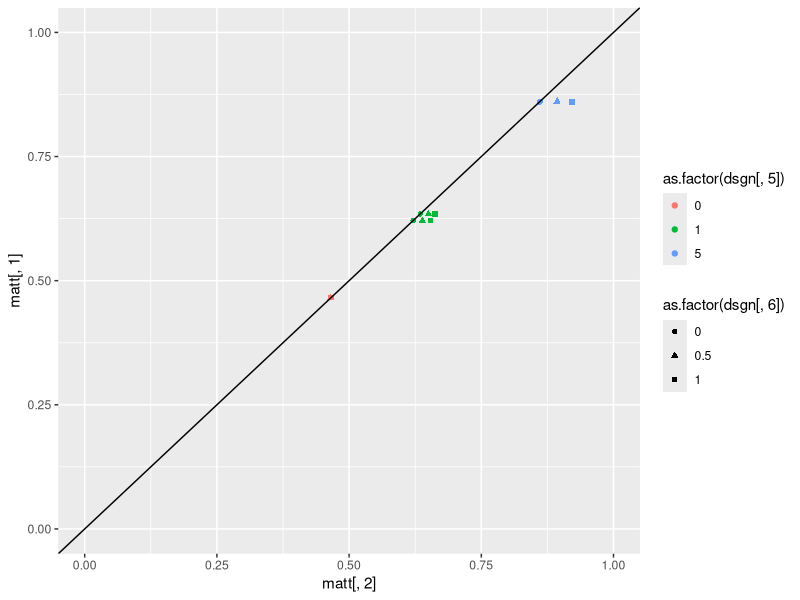
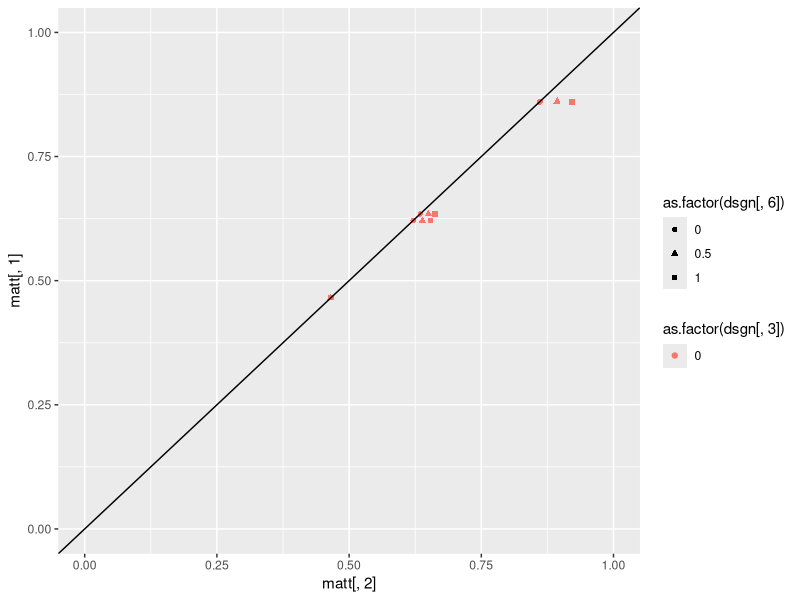

Write the R code that produced these figures, in order. (Note: this script raises an error after producing the figures.)
####
# This code sets determines how different parameter settings influence diff= P(y2=1|X1=X2=1)-P(y2=1|X1=X2=0)
#
#

# 1 to be determined
# 2 no effect (good at zero)
# 3 must be zero
# 4 ==0.5 (high)
# 5 ==2    (high)
# 6 ==0    (zero)
# 7 ==0.5 (high)

######################################################################## Design of experiment
lvls <- list(NA)

fixlev<-c(0,0.5)  # levels for not interesting parameters
#seqlev<-round(seq(0,4,0.3333),3)  # levels for  interesting parameters
seqlev<-c(0,1,2) # levels for  interesting parameters

lvls[[1]] <- c(0)  # violation

lvls[[2]] <- c(0, 1, 5)

lvls[[3]] <- c(0) 

lvls[[4]] <- c(0,1) 

lvls[[5]] <- c(0, 1, 5)

lvls[[6]] <-c(0, 0.5, 1)

lvls[[7]] <- c(0) # violation

lvls[[8]] <- c(0)

lvls[[9]] <- c(0)

lvls[[10]] <- c(0)

lvls[[11]] <- c(0,  1,  5)

interceptc<-(0)  # intercept for C1 and C2
intercepty<-(-1)   # intercept for Y1 and Y2
intercepth<-(-1)  #intercept for H
interceptz<-0.5
interceptx<-0.5

### factorial design
dsgn <- as.matrix(expand.grid(lvls[[1]], lvls[[2]], lvls[[3]], lvls[[4]], lvls[[5]], lvls[[6]], lvls[[7]], lvls[[8]], lvls[[9]], lvls[[10]], lvls[[11]]))
dim(dsgn)
dim(dsgn)[1]
######################################################################## 
### CALCULATE TRUE VALUES OF diff
				matt <- matrix(0, dim(dsgn)[1], 2)

for (i in c(1:dim(dsgn)[1])) {
truetheta11 <- 0
kk <- 1
individual <- matrix(0, 8, 8)

 myH<-0
 myZ<-0
 myX1<-1
 myX2<-1
    for (c2i in 0:1) {
        for (y1i in 0:1) {
            for (c1i in 0:1) {
                individual[kk, 1:3] <- c(y1i, c1i, c2i)
 
                # P(C1=1 or =0)
                pc1<-1/(1+exp(-(interceptc )))
                aa <- (as.numeric(c1i == 1) * (pc1) + as.numeric(c1i == 0) * (1-pc1))

                # P(Y1=1 or =0|C1,X1)
                py1<-1/(1+exp(-(intercepty + dsgn[i, 5]*c1i + dsgn[i, 3]*myX1 + dsgn[i, 8]*myH)))
                bb <- as.numeric(y1i == 1) * (py1) + as.numeric(y1i == 0) * (1 - py1)

                # P(C2=1 or =0|C1,X1)
                pc2<-(1/(1+exp(-(interceptc + dsgn[i, 4]*c1i + dsgn[i, 6]*myX1))))
                cc <- as.numeric(c2i == 1) * (pc2)  + as.numeric(c2i == 0)*(1-pc2)
                
                # P(Y2=1|C2,X2,Y1)
                dd <- (as.numeric(y1i == 1) * 1 + as.numeric(y1i == 0) * ( (1/(1+exp(-(intercepty+dsgn[i, 9]*myZ + dsgn[i, 5]*c2i + dsgn[i, 3]*myX2 + dsgn[i, 8]*myH)))) ))                

                individual[kk, 5:8] <- c(aa, bb, cc, dd)
		
                # Product
                individual[kk, 4] <- aa * bb * cc * dd
                truetheta11 <- truetheta11 + individual[kk, 4]   

                kk <- kk + 1
            }
        }
    }
    
    
    
    truetheta00<- 0
    kk <- 1
    individual <- matrix(0, 8, 8)
    myH<-0
    myZ<-0
    myX1<-0
    myX2<-0

    for (c2i in 0:1) {
        for (y1i in 0:1) {
            for (c1i in 0:1) {
                individual[kk, 1:3] <- c(y1i, c1i, c2i)
 
                # P(C1=1 or =0)
                pc1<-1/(1+exp(-(interceptc )))
                aa <- (as.numeric(c1i == 1) * (pc1) + as.numeric(c1i == 0) * (1-pc1))

                # P(Y1=1 or =0|C1,X1)
                py1<-1/(1+exp(-(intercepty + dsgn[i, 5]*c1i + dsgn[i, 3]*myX1 + dsgn[i, 8]*myH)))
                bb <- as.numeric(y1i == 1) * (py1) + as.numeric(y1i == 0) * (1 - py1)

                # P(C2=1 or =0|C1,X1)
                pc2<-(1/(1+exp(-(interceptc + dsgn[i, 4]*c1i + dsgn[i, 6]*myX1))))
                cc <- as.numeric(c2i == 1) * (pc2)  + as.numeric(c2i == 0)*(1-pc2)
                
                # P(Y2=1|C2,X2,Y1)
                dd <- (as.numeric(y1i == 1) * 1 + as.numeric(y1i == 0) * ( (1/(1+exp(-(intercepty+dsgn[i, 9]*myZ + dsgn[i, 5]*c2i + dsgn[i, 3]*myX2 + dsgn[i, 8]*myH)))) ))                

                individual[kk, 5:8] <- c(aa, bb, cc, dd)
            

                # Product
                individual[kk, 4] <- aa * bb * cc * dd
                truetheta00 <- truetheta00 + individual[kk, 4]
                
                kk <- kk + 1
            }
        }
    }
  
    matt[i, ] <- c(truetheta00, truetheta11)
    print(i/dim(dsgn)[1])
}
######################################################################## 

library(ggplot2)
# Marginal probabilities of y2:
colMeans(matt)

diff_theta<-round(matt[,2]-matt[,1],5)
summary(diff_theta)

plot1<-qplot(matt[,2],matt[,1],  color=as.factor(dsgn[,5]), shape=as.factor(dsgn[,6]), ylim=c(0,1), xlim=c(0,1))+geom_abline(slope=1,intercept=0)
plot2<-qplot(matt[,2],matt[,1],  color=as.factor(dsgn[,3]), shape=as.factor(dsgn[,6]), ylim=c(0,1), xlim=c(0,1))+geom_abline(slope=1,intercept=0)
grid.arrange(plot1, plot2, ncol=1)

# Plots of interest:

#Theta3 has noticiable effect
qplot(dsgn[,3]+(dsgn[,6])/20, diff_theta,  color=as.factor(dsgn[,5]), shape=as.factor(dsgn[,4]))

# Theta5 and Theta6 also have effect
qplot(dsgn[,5]+(dsgn[,6])/20, diff_theta,  color=as.factor(dsgn[,3]), shape=as.factor(dsgn[,4]))
qplot(dsgn[,6]+(dsgn[,5])/20, diff_theta,  color=as.factor(dsgn[,3]), shape=as.factor(dsgn[,4]))

######################################################################
mod1<-glm(diff_theta~dsgn[,c(1:7,11)] + .*.*.,data=data.frame(dsgn[,c(1:7,11)]), family="binomial")
summary(mod1)
summary(mod1)$coefficients[summary(mod1)$coefficients[,4]<0.99,]


######################################################################## 






######################################################################## 
ppp <- 1
est <- matrix(0, dim(dsgn)[1], 2)
kkk <- 1
result <- matrix(0, dim(dsgn)[1], 2)
numsim <- 50  ### number of datasets generated under each scenario
Bayesresult <- matrix(0, dim(dsgn)[1] * numsim, 8)
n <- 200  ### size of each dataset
#set.seed(13)  ### for reproducibility
seedlist <- sample(1:250000, size = numsim)

######################################################################## 
simdatasum<-matrix(0,dim(dsgn)[1],8)
colnames(simdatasum)<-c( "H",     "Z",    "C1",    "X1",    "C2",    "Y1",    "X2",    "Y2") 
for (i in c(1:dim(dsgn)[1])) {
    ### loop over datasets
    for (j in 1:numsim) {
        print(c(i, j))
print(        kkk/(dim(dsgn)[1] * numsim))
#        set.seed(seedlist[j])

        H <- rbinom(n, size = 1, prob = (1/(1+exp(-(intercepth)))) )
        Z<-rbinom(n, 1, (1/(1+exp(-(interceptz + dsgn[i, 10]*H)))) )
        C1 <- rbinom(n, size = 1, prob = (1/(1+exp(-(interceptc)))) )
        X1<- rbinom(n, 1, (1/(1+exp(-(interceptx + dsgn[i, 1]*C1 + dsgn[i, 2]*H)))) ) 
        C2 <-rbinom(n, 1, (1/(1+exp(-(interceptc + dsgn[i, 4]*C1 + dsgn[i, 6]*X1)))) )         
        Y1 <-rbinom(n, 1, (1/(1+exp(-(intercepty + dsgn[i, 5]*C1 + dsgn[i, 3]*X1 + dsgn[i, 8]*H)))) ) 
        X2 <-rbinom(n, 1, (1/(1+exp(-(interceptx + dsgn[i, 1]*C2  + dsgn[i, 2]*H + dsgn[i, 7]*Y1 + dsgn[i, 9]*Z + dsgn[i, 11]*X1)))) )
        Y2 <- rep(1, n)  
        Y2[Y1 == 0]<-rbinom(length(Y2[Y1 == 0]), 1, (1/(1+exp(-(intercepty + dsgn[i, 9]*Z + dsgn[i, 5]*C2 + dsgn[i, 3]*X2 + dsgn[i, 8]*H)))) )     
        simdata <- data.frame(H,Z,C1,X1,C2,Y1,X2,Y2)
simdatasum[i,]<-colMeans(simdata)
        print(colMeans(simdata))
        
        
####################################################################### 
# ## BAYESIAN APPROACH:  WITHOUT Y1, WITHOUT H (uniform priors):
        
        C1probB <- function( c1, nm = 1) {
            ss <- sum(simdata$C1)
            nn <- length(simdata$C1)
            pp <- (rbeta(nm, (ss + 1), (nn - ss + 1)))
            if (c1 == 0) {
                return(1 - as.numeric(pp))
            }
            if (c1 == 1) {
                return(as.numeric(pp))
            }
        }
        
        C2probB <- function(c2, c1, x1, nm = 1) {
            ss <- sum(simdata$C2[ simdata$C1 == c1 & simdata$X1 == x1])
            nn <- length(simdata$C2[ simdata$C1 == c1 & simdata$X1 == x1])
            pp <- (rbeta(nm, (ss + 1), (nn - ss + 1)))
            if (c2 == 0) {
                return(1 - as.numeric(pp))
            }
            if (c2 == 1) {
                return(as.numeric(pp))
            }
        }
        
        Y2probB <- function( y2, c1, c2, x1, x2, nm = 1) {
            ss <- sum(simdata$Y2[ simdata$C2 == c2 & simdata$X2 == x2 & simdata$C1 == c1 & simdata$X1 == x1])
            nn <- length(simdata$Y2[ simdata$C2 == c2 & simdata$X2 == x2 & simdata$C1 == c1 & 
                simdata$X1 == x1])
            pp <- (rbeta(nm, (ss + 1), (nn - ss + 1)))
            if (y2 == 0) {
                return(1 - as.numeric(pp))
            }
            if (y2 == 1) {
                return(as.numeric(pp))
            }
        }
        
        
        nB <- 200
        sumtheta11B <- 0
        sumtheta00B <- 0
        for (c2i in 0:1) {
            for (c1i in 0:1) {
                  
                  sumtheta11B <- sumtheta11B + C1probB( c1 = c1i, nm = nB) * 
                  C2probB(   c2 = c2i, c1 = c1i, x1 = 1, nm = nB) * 
                  Y2probB( y2 = 1, c1 = c1i, c2 = c2i, x1 = 1,  x2 = 1, nm = nB)
                  
                  sumtheta00B <- sumtheta00B + C1probB( c1 = c1i, nm = nB) * C2probB( 
                    c2 = c2i, c1 = c1i, x1 = 0, nm = nB) * Y2probB( y2 = 1, c1 = c1i, c2 = c2i, x1 = 0, 
                    x2 = 0, nm = nB)
                  
                }
            }

        
        sumtheta00Bvec_wY1_wH <- sumtheta00B
        sumtheta11Bvec_wY1_wH <- sumtheta11B


########################


# ################################################################
# ## BAYESIAN APPROACH WITH Y1 WITHOUT H (uniform priors):

C1probB<-function(c1,nm=1){
ss<-sum(simdata$C1)
nn<-length(simdata$C1)
pp<-(rbeta(nm,(ss+1),(nn-ss+1)))
if(c1==0){return(1-as.numeric(pp))}
if(c1==1){return(as.numeric(pp))}}

Y1probB<-function(y1,c1,x1,nm=1){
ss<-sum(simdata$Y1[simdata$X1==x1 & simdata$C1==c1])
nn<-length(simdata$Y1[simdata$X1==x1 & simdata$C1==c1])
pp<-(rbeta(nm,(ss+1),(nn-ss+1)))
if(y1==0){return(1-as.numeric(pp))}
if(y1==1){return(as.numeric(pp))}}

C2probB<-function(c2,c1,x1,nm=1){
ss<-sum(simdata$C2[simdata$C1==c1 & simdata$X1==x1])
nn<-length(simdata$C2[simdata$C1==c1 & simdata$X1==x1])
pp<-(rbeta(nm,(ss+1),(nn-ss+1)))
if(c2==0){return(1-as.numeric(pp))}
if(c2==1){return(as.numeric(pp))}}

Y2probB<-function(y2,c2,x2,y1,nm=1){
ss<-sum(simdata$Y2[simdata$C2==c2 & simdata$X2==x2 & simdata$Y1==y1])
nn<-length(simdata$Y2[simdata$C2==c2 & simdata$X2==x2 & simdata$Y1==y1])
pp<-(rbeta(nm,(ss+1),(nn-ss+1)))
if(y2==0){return(1-as.numeric(pp))}
if(y2==1){return(as.numeric(pp))}}

nB<-200
# Integrate over the values of C1 and C2: Prob(Y2=1 | X1=1 and X2=1)
sumtheta11B<-0
sumtheta00B<-0
for(c2i in 0:1){
for(y1i in 0:1){
for(c1i in 0:1){
sumtheta11B<-sumtheta11B+C1probB(c1=c1i,nm=nB)*Y1probB(y1=y1i,c1=c1i,x1=1,nm=nB)*C2probB(c2=c2i,c1=c1i,x1=1,nm=nB)*Y2probB(y2=1,c2=c2i,x2=1,y1=y1i,nm=nB)
sumtheta00B<-sumtheta00B +C1probB(c1=c1i,nm=nB)*Y1probB(y1=y1i,c1=c1i,x1=0,nm=nB)*C2probB(c2=c2i,c1=c1i,x1=0,nm=nB)*Y2probB(y2=1,c2=c2i,x2=0,y1=y1i,nm=nB)
}}}

        sumtheta00Bvec_Y1_wH <- sumtheta00B
        sumtheta11Bvec_Y1_wH <- sumtheta11B


######################################################################## 
# ## BAYESIAN APPROACH WITHOUT Y1 WITH H  (uniform priors):
        HprobB <- function(h, nm = 1) {
            ss <- sum(simdata$H)
            nn <- length(simdata$H)
            pp <- (rbeta(nm, (ss + 1), (nn - ss + 1)))
            if (h == 0) {
                return(1 - as.numeric(pp))
            }
            if (h == 1) {
                return(as.numeric(pp))
            }
        }
        
        
        C1probB <- function(h, c1, nm = 1) {
            ss <- sum(simdata$C1[simdata$H == h])
            nn <- length(simdata$C1[simdata$H == h])
            pp <- (rbeta(nm, (ss + 1), (nn - ss + 1)))
            if (c1 == 0) {
                return(1 - as.numeric(pp))
            }
            if (c1 == 1) {
                return(as.numeric(pp))
            }
        }
        
        C2probB <- function(h, c2, c1, x1, nm = 1) {
            ss <- sum(simdata$C2[simdata$H == h & simdata$C1 == c1 & simdata$X1 == x1])
            nn <- length(simdata$C2[simdata$H == h & simdata$C1 == c1 & simdata$X1 == x1])
            pp <- (rbeta(nm, (ss + 1), (nn - ss + 1)))
            if (c2 == 0) {
                return(1 - as.numeric(pp))
            }
            if (c2 == 1) {
                return(as.numeric(pp))
            }
        }
        
        Y2probB <- function(h, y2, c1, c2, x1, x2, nm = 1) {
            ss <- sum(simdata$Y2[simdata$H == h & simdata$C2 == c2 & simdata$X2 == x2 & simdata$C1 == c1 & simdata$X1 == x1])
            nn <- length(simdata$Y2[simdata$H == h & simdata$C2 == c2 & simdata$X2 == x2 & simdata$C1 == c1 & 
                simdata$X1 == x1])
            pp <- (rbeta(nm, (ss + 1), (nn - ss + 1)))
            if (y2 == 0) {
                return(1 - as.numeric(pp))
            }
            if (y2 == 1) {
                return(as.numeric(pp))
            }
        }
        
        
        nB <- 500
        sumtheta11B <- 0
        sumtheta00B <- 0
        for (c2i in 0:1) {
            for (c1i in 0:1) {
                for (hi in 0:1) {
                  
                  sumtheta11B <- sumtheta11B + HprobB(h = hi, nB) * C1probB(h = hi, c1 = c1i, nm = nB) * 
                  C2probB(h = hi,   c2 = c2i, c1 = c1i, x1 = 1, nm = nB) * 
                  Y2probB(h = hi, y2 = 1, c1 = c1i, c2 = c2i, x1 = 1,  x2 = 1, nm = nB)
                  
                  sumtheta00B <- sumtheta00B + HprobB(h = hi, nB) * C1probB(h = hi, c1 = c1i, nm = nB) * C2probB(h = hi, 
                    c2 = c2i, c1 = c1i, x1 = 0, nm = nB) * Y2probB(h = hi, y2 = 1, c1 = c1i, c2 = c2i, x1 = 0, 
                    x2 = 0, nm = nB)
                  
                }
            }
        }
        
        sumtheta00Bvec_wY1_H <- sumtheta00B
        sumtheta11Bvec_wY1_H <- sumtheta11B

# ################################################################
# ## BAYESIAN APPROACH WITH Y1 WITH H (uniform priors):
     HprobB <- function(h, nm = 1) {
            ss <- sum(simdata$H)
            nn <- length(simdata$H)
            pp <- (rbeta(nm, (ss + 1), (nn - ss + 1)))
            if (h == 0) {
                return(1 - as.numeric(pp))
            }
            if (h == 1) {
                return(as.numeric(pp))
            }
        }
        
        
        C1probB <- function(h, c1, nm = 1) {
            ss <- sum(simdata$C1[simdata$H == h])
            nn <- length(simdata$C1[simdata$H == h])
            pp <- (rbeta(nm, (ss + 1), (nn - ss + 1)))
            if (c1 == 0) {
                return(1 - as.numeric(pp))
            }
            if (c1 == 1) {
                return(as.numeric(pp))
            }
        }

Y1probB<-function(h, y1,c1,x1,nm=1){
ss<-sum(simdata$Y1[simdata$H == h & simdata$X1==x1 & simdata$C1==c1])
nn<-length(simdata$Y1[simdata$H == h & simdata$X1==x1 & simdata$C1==c1])
pp<-(rbeta(nm,(ss+1),(nn-ss+1)))
if(y1==0){return(1-as.numeric(pp))}
if(y1==1){return(as.numeric(pp))}}

    C2probB <- function(h, c2, c1, x1, nm = 1) {
            ss <- sum(simdata$C2[simdata$H == h & simdata$C1 == c1 & simdata$X1 == x1])
            nn <- length(simdata$C2[simdata$H == h & simdata$C1 == c1 & simdata$X1 == x1])
            pp <- (rbeta(nm, (ss + 1), (nn - ss + 1)))
            if (c2 == 0) {
                return(1 - as.numeric(pp))
            }
            if (c2 == 1) {
                return(as.numeric(pp))
            }
        }

Y2probB<-function(h, y2,c2,x2,y1,nm=1){
ss<-sum(simdata$Y2[simdata$H == h & simdata$C2==c2 & simdata$X2==x2 & simdata$Y1==y1])
nn<-length(simdata$Y2[simdata$H == h & simdata$C2==c2 & simdata$X2==x2 & simdata$Y1==y1])
pp<-(rbeta(nm,(ss+1),(nn-ss+1)))
if(y2==0){return(1-as.numeric(pp))}
if(y2==1){return(as.numeric(pp))}}

nB<-200
# Integrate over the values of C1 and C2: Prob(Y2=1 | X1=1 and X2=1)
sumtheta11B<-0
sumtheta00B<-0
for(c2i in 0:1){
for(y1i in 0:1){
for(c1i in 0:1){
	                for (hi in 0:1) {
sumtheta11B<-sumtheta11B+C1probB(h= hi , c1=c1i,nm=nB)*Y1probB(h= hi, y1=y1i,c1=c1i,x1=1,nm=nB)*C2probB(h= hi, c2=c2i,c1=c1i,x1=1,nm=nB)*Y2probB(h=hi, y2=1,c2=c2i,x2=1,y1=y1i,nm=nB)
sumtheta00B<-sumtheta00B +C1probB(h=hi,c1=c1i,nm=nB)*Y1probB(h=hi,y1=y1i,c1=c1i,x1=0,nm=nB)*C2probB(h=hi,c2=c2i,c1=c1i,x1=0,nm=nB)*Y2probB(h=hi,y2=1,c2=c2i,x2=0,y1=y1i,nm=nB)
}}}}

        sumtheta00Bvec_Y1_H <- sumtheta00B
        sumtheta11Bvec_Y1_H <- sumtheta11B

##################################
##################################
##################################


#one-sided p-values:
        Bpval_Y1_H <- 1 - mean((sumtheta11Bvec_Y1_H - sumtheta00Bvec_Y1_H) > 0)
        Bpval_wY1_H <- 1 - mean((sumtheta11Bvec_wY1_H - sumtheta00Bvec_wY1_H) > 0)
        Bpval_Y1_wH <- 1 - mean((sumtheta11Bvec_Y1_wH - sumtheta00Bvec_Y1_wH) > 0)
		Bpval_wY1_wH <- 1 - mean((sumtheta11Bvec_wY1_wH - sumtheta00Bvec_wY1_wH) > 0)

        Hpval <- (1-pnorm((summary(glm(Y2 ~ H, data = simdata, family = "binomial"))$coefficients[2, 3])))

        Bayesresult[kkk, ] <- c(i, j, diff_theta[i], Bpval_Y1_H, Bpval_wY1_H, Bpval_Y1_wH, Bpval_wY1_wH, Hpval)
        kkk <- kkk + 1
    }
}

######################################################################## 


alpha<-0.1
AA <- Bayesresult
Bayesresult <- AA

colnames(Bayesresult)<-c("i","j","diff_theta","with Y1 with H","without Y1 with H","with Y1 without H","without Y1 without H", "IV")
power <- matrix(0, dim(dsgn)[1], 7)
for (i in (dim(dsgn)[1]:1)) {
    power[i, ] <- c(i, 
    mean(Bayesresult[Bayesresult[, 1] == i, ][, 3]), 
    mean(Bayesresult[Bayesresult[, 1] == i, ][, 4] <= alpha), 
    mean(Bayesresult[Bayesresult[, 1] == i, ][, 5] <= alpha), 
    mean(Bayesresult[Bayesresult[,1] == i, ][, 6] <= alpha), 
    mean(Bayesresult[Bayesresult[,1] == i, ][, 7] <= alpha), 
    mean(Bayesresult[Bayesresult[,1] == i, ][, 8] <= alpha))
}

colnames(power)<-c("i","diff_theta","with Y1 with H","without Y1 with H","with Y1 without H","without Y1 without H", "IV")

require(gridExtra)
plot1 <- qplot(diff_theta,    power[, 3], col = as.factor(dsgn[, 3]), shape=as.factor(dsgn[, 5]), ylim=c(0,1))+geom_abline(slope=0,intercept=alpha)+  geom_jitter(width = 0.05, height = 0)+ggtitle(paste(colnames(power)[3]))
plot2 <- qplot(diff_theta,    power[, 4], col = as.factor(dsgn[, 2]), shape=as.factor(dsgn[, 3]), ylim=c(0,1))+geom_abline(slope=0,intercept=alpha)+  geom_jitter(width = 0.05, height = 0)+ggtitle(paste(colnames(power)[4]))
grid.arrange(plot1, plot2, ncol=1) 

nullpower<-power[diff_theta==0,]

require(gridExtra)
plot1 <- qplot((dsgn[, 5][diff_theta==0]),    nullpower[, 3], col = as.factor(dsgn[, 2][diff_theta==0]), shape=as.factor(dsgn[, 6][diff_theta==0]), ylim=c(0,0.5))+geom_abline(slope=0,intercept=alpha)+  geom_jitter(width = 0.2, height = 0)+ggtitle(paste(colnames(power)[3]))
plot2 <- qplot((dsgn[, 5][diff_theta==0]),    nullpower[, 4], col = as.factor(dsgn[, 2][diff_theta==0]), shape=as.factor(dsgn[, 6][diff_theta==0]), ylim=c(0,0.5))+geom_abline(slope=0,intercept=alpha)+  geom_jitter(width = 0.2, height = 0)+ggtitle(paste(colnames(power)[4]))
grid.arrange(plot1, plot2, ncol=1)


require(gridExtra)
plot1 <- qplot((dsgn[, 5][diff_theta==0]),    nullpower[, 5], col = as.factor(dsgn[, 2][diff_theta==0]), shape=as.factor(dsgn[, 6][diff_theta==0]), ylim=c(0,0.5))+geom_abline(slope=0,intercept=alpha)+  geom_jitter(width = 0.2, height = 0)+ggtitle(paste(colnames(power)[5]))
plot2 <- qplot((dsgn[, 5][diff_theta==0]),    nullpower[, 6], col = as.factor(dsgn[, 2][diff_theta==0]), shape=as.factor(dsgn[, 6][diff_theta==0]), ylim=c(0,0.5))+geom_abline(slope=0,intercept=alpha)+  geom_jitter(width = 0.2, height = 0)+ggtitle(paste(colnames(power)[6]))
grid.arrange(plot1, plot2, ncol=1)





# nullpower2 <-nullpower
# dsgn2<-dsgn


# nullpower1 <-nullpower
# dsgn1<-dsgn

# 1 to be determined
# 2 no effect (good at zero)
# 3 must be zero
# 4 ==0.5 (high)
# 5 ==2    (high)
# 6 ==0    (zero)
# 7 ==0.5 (high)